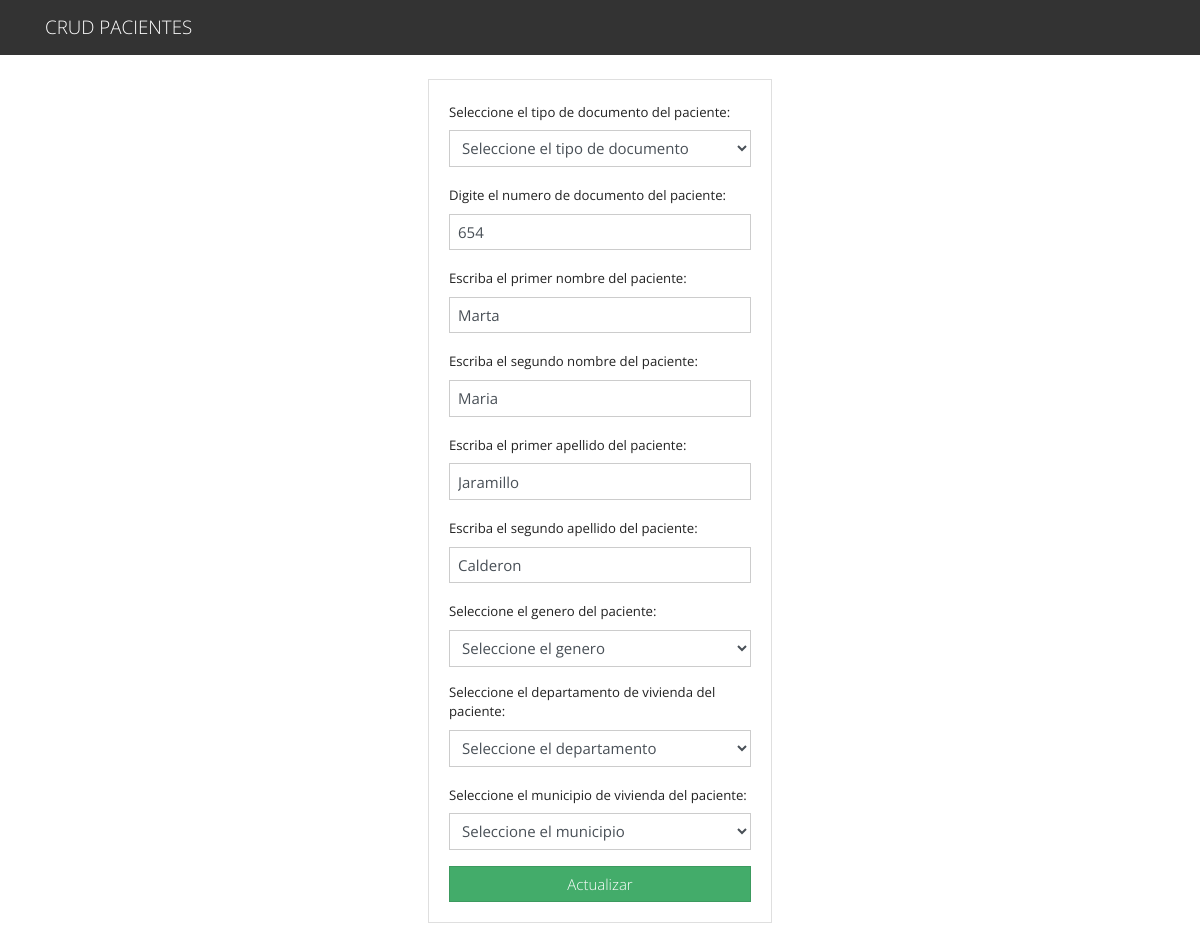
The app's page /crud/editar.php?id=4 with its own data.
### tables this page shows
CREATE TABLE paciente(id INT(11) NOT NULL AUTO_INCREMENT, tipo_documento_id TINYINT NOT NULL, numero_documento BIGINT NOT NULL, nombre1 VARCHAR(40) NOT NULL, nombre2 VARCHAR(40) NOT NULL, apellido1 VARCHAR(40) NOT NULL, apellido2 VARCHAR(40) NOT NULL, genero_id TINYINT NOT NULL, departamento_id TINYINT NOT NULL, municipio_id INT(11) NOT NULL, PRIMARY KEY(id));

### crud/editar.php (the view, shortened to what this page needs)
<?php
    include("../bd.php");
    $numero_documento = '';
    $nom1 = '';
    $nom2 = '';
    $ape1 = '';
    $ape2 = '';
    if  (isset($_GET['id'])) {
        $id = $_GET['id'];
        $query = "SELECT * FROM paciente WHERE id=$id";
        $result = mysqli_query($conn, $query);
        if (mysqli_num_rows($result) == 1) {
            $row = mysqli_fetch_array($result);
            $numero_documento = $row['numero_documento'];
            $nom1 = $row['nombre1'];
            $nom2 = $row['nombre2'];
            $ape1 = $row['apellido1'];
            $ape2 = $row['apellido2'];
        }
    }
?>
<?php include('../includes/header.php'); ?>
<div class="container p-4">
    <div class="row">
        <div class="col-md-4 mx-auto">
            <div class="card card-body">
                <form action="editar.php?id=<?php echo $_GET['id']; ?>" method="POST">
                    <div class="form-group">
                        <label for="tipo_documento">Seleccione el tipo de documento del paciente:</label>
                        <select name="tipo_documento" class="form-control" id="tipo_documento" required>
                            <option value="0>">Seleccione el tipo de documento</option>
                        </select>
                    </div>
                    <div class="form-group">
                        <label for="num_documento">Digite el numero de documento del paciente:</label>
                        <input type="text" name="num_documento" value="<?php echo $numero_documento; ?>" class="form-control" placeholder="N° de documento" autofocus required>
                    </div>
                    <div class="form-group">
                        <label for="nombre1">Escriba el primer nombre del paciente:</label>
                        <input name="nombre1" class="form-control" value="<?php echo $nom1; ?>" placeholder="Primer nombre" required></input>
                    </div>
                    <div class="form-group">
                        <label for="nombre2">Escriba el segundo nombre del paciente:</label>
                        <input name="nombre2" class="form-control" value="<?php echo $nom2; ?>" placeholder="Segundo nombre" required></input>
                    </div>
                    <div class="form-group">
                        <label for="apellido1">Escriba el primer apellido del paciente:</label>
                        <input name="apellido1" class="form-control" value="<?php echo $ape1; ?>" placeholder="Primer apellido" required></input>
                    </div>
                    <div class="form-group">
                        <label for="apellido2">Escriba el segundo apellido del paciente:</label>
                        <input name="apellido2" class="form-control" value="<?php echo $ape2; ?>" placeholder="Segundo apellido" required></input>
                    </div>
                    <div class="form-group">
                        <label for="genero">Seleccione el genero del paciente:</label>
                        <select name="genero" class="form-control" id="genero" required>
                            <option value="0">Seleccione el genero</option>
                        </select>
                    </div>
                    <div class="form-group">
                        <label for="departamento">Seleccione el departamento de vivienda del paciente:</label>
                        <select name="departamento" class="form-control" id="departamento" onchange="rellenar_municipios();" required>
                            <option value="0">Seleccione el departamento</option>
                        </select>
                    </div>
                    <div class="form-group" id="municipios">
                        <label for="municipio">Seleccione el municipio de vivienda del paciente:</label>
                        <select name="municipio" id="municipio" class="form-control" required>
                            <option value="0">Seleccione el municipio</option>
                        </select>
                    </div>
                    <input type="submit" name="update" class="btn btn-success btn-block" value="Actualizar" onclick="validar_cbx();">
                </form>
            </div>
        </div>
    </div>
</div>
<?php include('../includes/footer.php'); ?>

### records on screen
paciente: num_documento "654", nombre1 "Marta", nombre2 "Maria", apellido1 "Jaramillo", apellido2 "Calderon"
